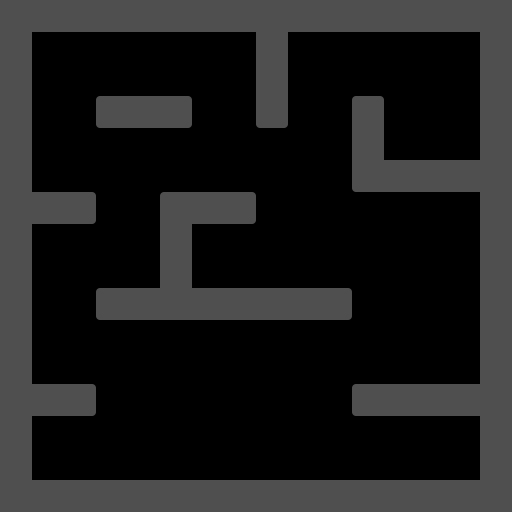

Rendered tile map (Tiled .tmx) drawn with the repository's tilesets; below, a short description and the full map source, tile grids included:
An orthogonal 16x16 tile map with 32x32 px tiles, 1 tile layer (base) and 7 objects (player, itemRed, itemGreen, itemBlue, itemYellow, ...).

<map version="1.0" orientation="orthogonal" renderorder="right-down" width="16" height="16" tilewidth="32" tileheight="32" nextobjectid="11">
 <tileset firstgid="1" name="tiles" tilewidth="32" tileheight="32" tilecount="32" columns="4">
  <image source="tiles.png" width="128" height="256" />
 </tileset>
 <layer name="base" width="16" height="16">
  <data encoding="csv">
5,5,5,5,5,5,5,5,5,5,5,5,5,5,5,5,
5,0,0,0,0,0,0,0,5,0,0,0,0,0,0,5,
5,0,0,0,0,0,0,0,5,0,0,0,0,0,0,5,
5,0,0,3,5,4,0,0,6,0,0,2,0,0,0,5,
5,0,0,0,0,0,0,0,0,0,0,5,0,0,0,5,
5,0,0,0,0,0,0,0,0,0,0,11,5,5,5,5,
5,5,4,0,0,7,5,4,0,0,0,0,0,0,0,5,
5,0,0,0,0,5,0,0,0,0,0,0,0,0,0,5,
5,0,0,0,0,5,0,0,0,0,0,0,0,0,0,5,
5,0,0,3,5,5,5,5,5,5,4,0,0,0,0,5,
5,0,0,0,0,0,0,0,0,0,0,0,0,0,0,5,
5,0,0,0,0,0,0,0,0,0,0,0,0,0,0,5,
5,5,4,0,0,0,0,0,0,0,0,3,5,5,5,5,
5,0,0,0,0,0,0,0,0,0,0,0,0,0,0,5,
5,0,0,0,0,0,0,0,0,0,0,0,0,0,0,5,
5,5,5,5,5,5,5,5,5,5,5,5,5,5,5,5
</data>
 </layer>
 <objectgroup name="objects">
  <object id="1" name="player" type="player" x="191" y="447" width="30" height="30" />
  <object id="3" name="red" type="itemRed" x="64" y="449" width="24" height="24">
   <ellipse />
  </object>
  <object id="6" name="green" type="itemGreen" x="131" y="67" width="24" height="24">
   <ellipse />
  </object>
  <object id="7" name="blue" type="itemBlue" x="419" y="131" width="24" height="24">
   <ellipse />
  </object>
  <object id="8" name="yellow" type="itemYellow" x="225" y="259" width="24" height="24">
   <ellipse />
  </object>
  <object id="9" name="end" type="itemWhite" x="420" y="450" width="24" height="24">
   <ellipse />
  </object>
  <object id="10" name="block" type="block" x="550" y="-60" width="32" height="32" />
 </objectgroup>
</map>
